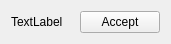
<?xml version="1.0" encoding="UTF-8"?>
<ui version="4.0">
 <class>ArmyInvitation</class>
 <widget class="QWidget" name="ArmyInvitation">
  <property name="geometry">
   <rect>
    <x>0</x>
    <y>0</y>
    <width>171</width>
    <height>44</height>
   </rect>
  </property>
  <layout class="QHBoxLayout" stretch="1,0">
   <item>
    <widget class="QLabel" name="labelDescription">
     <property name="text">
      <string>TextLabel</string>
     </property>
    </widget>
   </item>
   <item>
    <widget class="QPushButton" name="btnAccept">
     <property name="text">
      <string>Accept</string>
     </property>
    </widget>
   </item>
  </layout>
 </widget>
 <resources/>
 <connections/>
</ui>
